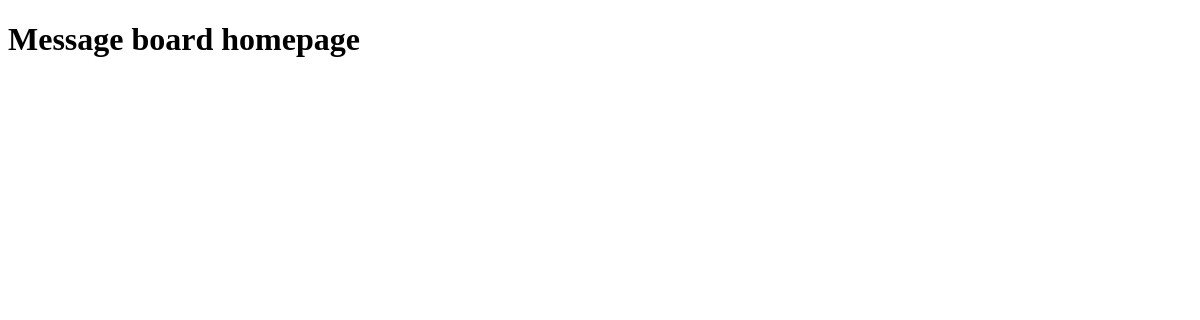
Before: / with the older database file.
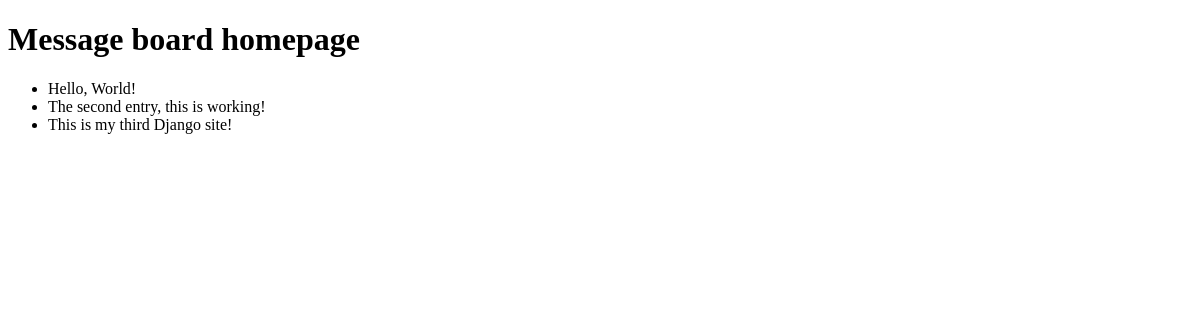
After: the same page with the newer database file.
### posts/models.py (models this page shows, shortened)
class Post(models.Model):
    text = models.TextField()

### posts/views.py (the view)
# urls.py: path('', HomePageView.as_view(), name='home'),
class HomePageView(ListView):
    model = Post
    template_name = 'home.html'
    context_object_name = 'all_posts_list'  # new

### templates/home.html (shortened to what this page needs)
<!DOCTYPE html>
<html lang="en">
<head>
</head>
<body>
<h1>Message board homepage</h1>
<ul>
{% for post in all_posts_list %}
<li>{{ post.text }}</li>
{% endfor %}
</ul>
</body>
</html>

Changed rows visible on the page:
added Post: text "Hello, World!"
added Post: text "The second entry, this is working!"
added Post: text "This is my third Django site!"
